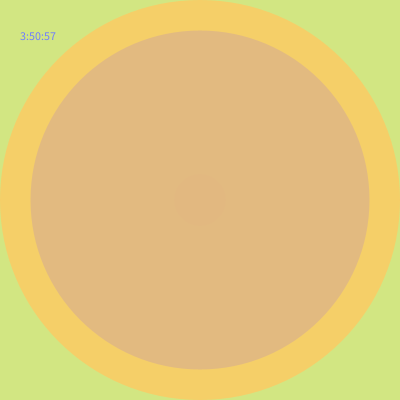
Frame 1 (no input)
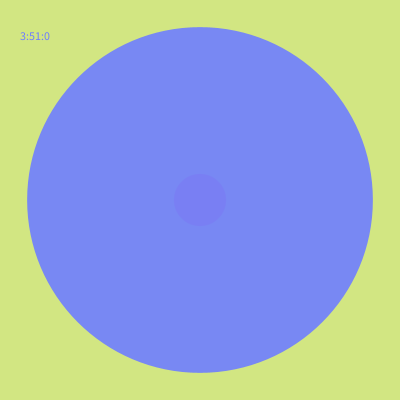
Frame 60 (the mouse pressed at the canvas centre just before this capture)
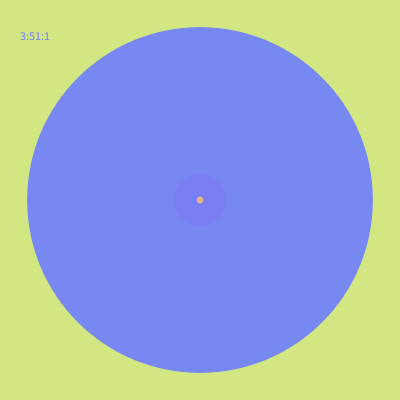
Frame 120 (the mouse held since frame 60 and released just before this capture)

The Processing sketch that drew these frames (run headless with seeded random() and noise(); from frame 60 on, the mouse is pressed at the canvas centre):

// Processing sketch: processing_106129
// ── processing_106129.pde

float hourDia;
float minuteDia;
float secondDia;

void setup (){
  size(400,400);
  noStroke();
}

void draw(){
  background (210,230,130,100);
  fill(110, 125, 255);
  text((hour() + ":" + minute() + ":" + second()), 20, 40);
  
  hourDia = map(hour(),0,23,0, (width));
  minuteDia = map(minute(),0,59,0, (width));
  secondDia = map(second(), 0,59,0,(width));
  
  fill (232, 88, 139, 150);
  ellipse(width/2, height/2, hourDia, hourDia);
  fill(110, 125, 255, 230);
  ellipse(width/2, height/2, minuteDia, minuteDia);
  fill(255,200,97, 200);
  ellipse(width/2, height/2, secondDia, secondDia);
 
}
